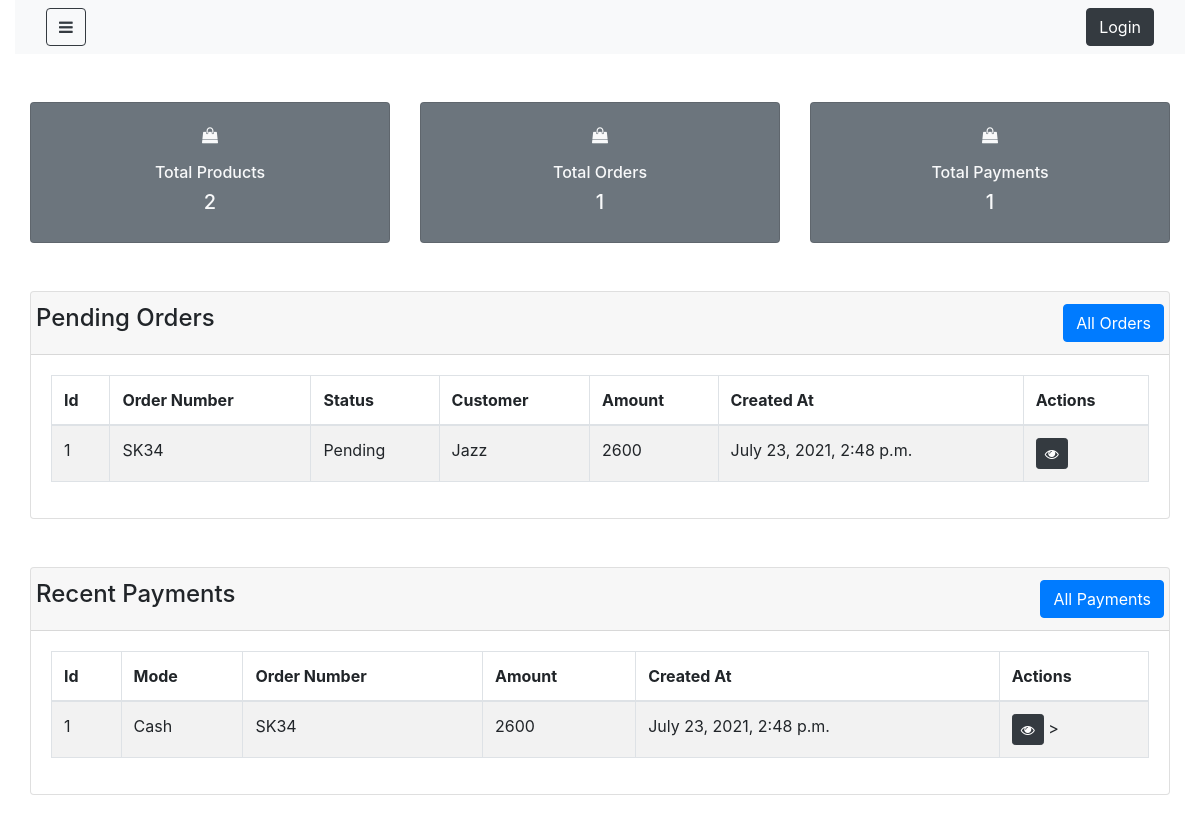
Page /dashboard on the earlier database version.
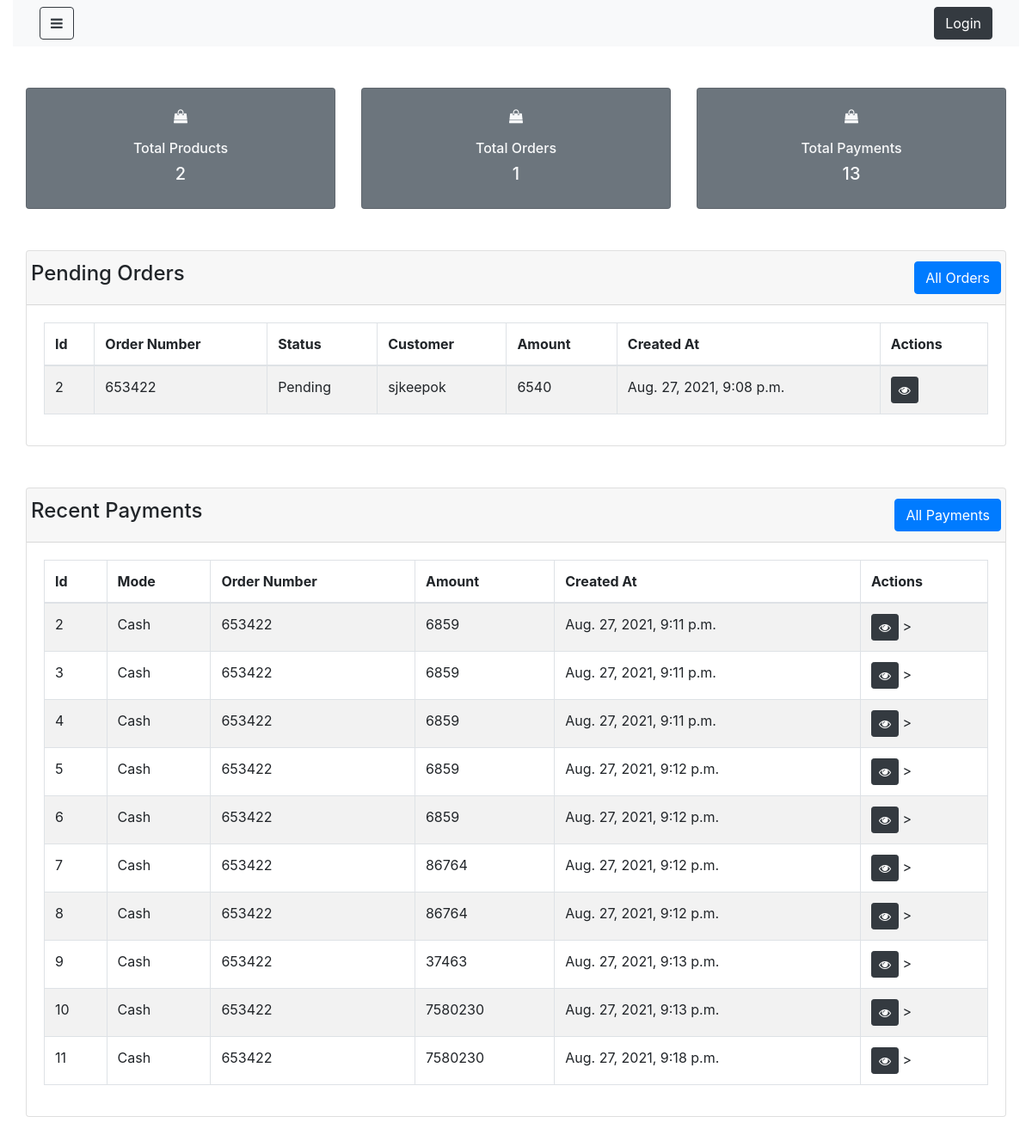
Same page on the later database version.
### shop/models.py (models this page shows, shortened)
class Order(models.Model):
    order_number= models.CharField(max_length=100,null=False, blank=False)
    shipping_cost= models.IntegerField(null=True, blank=True)
    status= models.CharField(max_length=300, null=False, blank=False, default="Pending")
    total= models.IntegerField(null=False, blank=False)
    customer_id= models.ForeignKey('Customer', on_delete= models.CASCADE, null=False, blank=False)
    created_at=models.DateTimeField(auto_now_add=True)
    updated_at=models.DateTimeField(auto_now=True)
    def __str__(self):
        return self.order_number

class Customer(models.Model):
    name=models.CharField(max_length=300, null=False, blank=False)
    email=models.EmailField(max_length=300, null=False, blank=False)
    password=models.CharField(max_length=300, null=False, blank=True)
    phone_number=models.IntegerField(null=True, blank=True)
    created_at=models.DateTimeField(auto_now_add=True)
    updated_at=models.DateTimeField(auto_now=True)
    def __str__(self):
        return self.name

class Payment(models.Model):
    order_id=models.ForeignKey('Order',on_delete=models.CASCADE, null=False, blank=False)
    amount=models.IntegerField(null=False, blank=True)
    mode=models.CharField(null=False, blank=False, max_length= 300, default="Cash")
    description= models.CharField(null=True, blank=True, max_length= 500)
    created_at=models.DateTimeField(auto_now_add=True)
    updated_at=models.DateTimeField(auto_now=True)

### shop/views.py (the view)
# urls.py: path('dashboard', views.adminDashboard, name='dashboard'),
def adminDashboard(request):
    context={}
    context['product_count']=Product.objects.all().count()
    context['order_count']=Order.objects.all().count()
    context['payment_count']=Payment.objects.all().count()
    context['payments']=Payment.objects.all()[:10]
    context['pending_orders']=Order.objects.filter(status='Pending')
    return render (request, 'shop/admin/dashboard.html', context)

### shop/templates/shop/admin/dashboard.html (shortened to what this page needs)
{% extends 'shop/admin/layouts/admin_master.html' %}
{% block content %}
<div class="container-fluid">
    <div class="row justify-content-center my-5">
        <div class="col-lg-4 col-md-4 col-sm-12">
            <div class="card bg-secondary">
                <div class="card-body text-light text-center">
                    <p><i class="fa fa-shopping-bag"></i></p>
                    <h6>Total Products</h6>
                    <h5>{{product_count}}</h5>
                </div>
            </div>
        </div>
        <div class="col-lg-4 col-md-4 col-sm-12">
            <div class="card bg-secondary">
                <div class="card-body text-light text-center">
                    <p><i class="fa fa-shopping-bag"></i></p>
                    <h6>Total Orders</h6>
                    <h5>{{order_count}}</h5>
                </div>
            </div>
        </div>
        <div class="col-lg-4 col-md-4 col-sm-12">
            <div class="card bg-secondary">
                <div class="card-body text-light text-center">
                    <p><i class="fa fa-shopping-bag"></i></p>
                    <h6>Total Payments</h6>
                    <h5>{{payment_count}}</h5>
                </div>
            </div>
        </div>
    </div>
    <div class="row justify-content-center">
        <div class="col-lg-12 col-md-12 col-sm-12">
            <div class="card">
                <div class="card-header">
                    <div class="row">
                        <h4>Pending Orders</h4>
                        <a href="" class="btn btn-primary ml-auto">All Orders</a>
                    </div>
                </div>
                <div class="card-body">
                    <table class="table table-hover table-bordered table-striped">
                        <thead>
                            <tr>
                                <th>Id</th>
                                <th>Order Number</th>
                                <th>Status</th>
                                <th>Customer</th>
                                <th>Amount</th>
                                <th>Created At</th>
                                <th>Actions</th>
                            </tr>
                        </thead>
                                <tbody>
                                    {% for order in pending_orders %}
                                    <tr>
                                        <td>{{order.id}}</td>
                                        <td>{{order.order_number}}</td>
                                        <td>{{order.status}}</td>
                                        <td>{{order.customer_id}}</td>
                                        <td>{{order.total}}</td>
                                        <td>{{order.created_at}}</td>
                                        <td>
                                            <a href="{% url 'order_update' order.id %}" class='btn btn-dark btn-sm'>
                                                <i class="fa fa-eye"></i>
                                            </a>
                                        </td>
                                    </tr>
                                    {% endfor %}
                                </tbody>
                    </table>
                </div>
            </div>
        </div>
    </div>
    <div class="row justify-content-center my-5">
        <div class="col-lg-12 col-md-12 col-sm-12">
            <div class="card">
                <div class="card-header">
                    <div class="row">
                        <h4>Recent Payments</h4>
                        <a href="" class="btn btn-primary ml-auto">All Payments</a>
                    </div>
                </div>
                 <div class="card-body">
                    <table class="table table-hover table-striped table-bordered">
                        <thead>
                            <tr>
                                <th>Id</th>
                                <th>Mode</th>
                                <th>Order Number</th>
                                <th>Amount</th>
                                <th>Created At</th>
                                <th>Actions</th>
                            </tr>
                        </thead>
                                <tbody>
                                    {% for payment in payments %}
                                    <tr>
                                        <td>{{payment.id}}</td>
                                        <td>{{payment.mode}}</td>
                                        <td>{{payment.order_id}}</td>
                                        <td>{{payment.amount}}</td>
                                        <td>{{payment.created_at}}</td>
                                        <td>
                                            <a href="#" class='btn btn-dark btn-sm'>
                                                <i class="fa fa-eye"></i>
                                            </a>
                                            ></i>
                                        </td>
                                    </tr>
                                    {% endfor %}
                                </tbody>
                    </table>
                </div>
            </div>
        </div>
    </div>
</div>
{% endblock %}

### shop/templates/shop/admin/layouts/admin_master.html (shortened to what this page needs)
<!DOCTYPE html>
{% load static %}
<html>
    <head>
        <link rel="stylesheet" href="https://stackpath.bootstrapcdn.com/bootstrap/4.3.1/css/bootstrap.min.css">
        <link rel="stylesheet" href="https://cdnjs.cloudflare.com/ajax/libs/font-awesome/4.7.0/css/font-awesome.min.css">
        <link rel="stylesheet" href="{% static 'style.css' %}" type="text/css"/>
    </head>
    <body>
    <div class="wrapper">
        <div id="content" class='container-fluid'>
            {% include 'shop/admin/layouts/admin_nav.html' %}
            {% block content %}
            {% endblock content %}
        </div>
    </div>
        </body>
  </html>

### shop/templates/shop/admin/layouts/admin_nav.html
<nav class="navbar navbar-expand-lg navbar-light bg-light">
    <div class="container-fluid">
        <button type="button" id="sidebarCollapse" class="btn btn-outline-dark">
            <i class="fa fa-bars"></i>
        </button>
        <div class="collapse navbar-collapse" id="navbarNav">
            <ul class="navbar-nav ml-auto">
                {% if user.is_authenticated %}
                    <li class="nav-item"><span class="btn btn-outline-dark border-0 mx-2"> Welcome {{ user.get_username }}</span></li>
                    <li><a class="btn btn-dark" href="{% url 'logout'%}?next={{request.path}}">Logout</a></li>
                {% else %}
                    <li class="nav-item"><a class="btn btn-dark" href="{% url 'login'%}?next={{request.path}}">Login</a></li>
                {% endif %}
            </ul>
        </div>
    </div>
</nav>

### sokokubwa/static/style.css (style rules this page uses)
.wrapper { display: flex; width: 100%; align-items: stretch; }
a, a:hover, a:focus { color: inherit; text-decoration: none; transition: all 0.3s; }

Differences in the rows shown:
removed Order: id "1", order_number "SK34", status "Pending", customer_id "Jazz", total "2600", created_at "July 23, 2021, 2:48 p.m."
removed Payment: id "1", mode "Cash", order_id "SK34", amount "2600", created_at "July 23, 2021, 2:48 p.m."
added Order: id "2", order_number "653422", status "Pending", customer_id "sjkeepok", total "6540", created_at "Aug. 27, 2021, 9:08 p.m."
added Payment: id "2", mode "Cash", order_id "653422", amount "6859", created_at "Aug. 27, 2021, 9:11 p.m."
added Payment: id "3", mode "Cash", order_id "653422", amount "6859", created_at "Aug. 27, 2021, 9:11 p.m."
added Payment: id "4", mode "Cash", order_id "653422", amount "6859", created_at "Aug. 27, 2021, 9:11 p.m."
added Payment: id "5", mode "Cash", order_id "653422", amount "6859", created_at "Aug. 27, 2021, 9:12 p.m."
added Payment: id "6", mode "Cash", order_id "653422", amount "6859", created_at "Aug. 27, 2021, 9:12 p.m."
added Payment: id "7", mode "Cash", order_id "653422", amount "86764", created_at "Aug. 27, 2021, 9:12 p.m."
added Payment: id "8", mode "Cash", order_id "653422", amount "86764", created_at "Aug. 27, 2021, 9:12 p.m."
added Payment: id "9", mode "Cash", order_id "653422", amount "37463", created_at "Aug. 27, 2021, 9:13 p.m."
added Payment: id "10", mode "Cash", order_id "653422", amount "7580230", created_at "Aug. 27, 2021, 9:13 p.m."
added Payment: id "11", mode "Cash", order_id "653422", amount "7580230", created_at "Aug. 27, 2021, 9:18 p.m."
Other differences:
{{ payment_count }}: "1" → "13"
